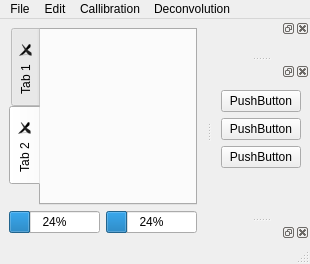
<?xml version="1.0" encoding="UTF-8"?>
<ui version="4.0">
 <class>MainWindow</class>
 <widget class="QMainWindow" name="MainWindow">
  <property name="enabled">
   <bool>true</bool>
  </property>
  <property name="windowTitle">
   <string>Fiets</string>
  </property>
  <property name="tabShape">
   <enum>QTabWidget::Rounded</enum>
  </property>
  <property name="dockOptions">
   <set>QMainWindow::AllowTabbedDocks|QMainWindow::AnimatedDocks</set>
  </property>
  <widget class="QWidget" name="centralwidget">
   <layout class="QVBoxLayout" name="verticalLayout_2">
    <item>
     <layout class="QVBoxLayout" name="verticalLayout">
      <item>
       <widget class="QTabWidget" name="TabImages">
        <property name="baseSize">
         <size>
          <width>800</width>
          <height>600</height>
         </size>
        </property>
        <property name="cursor">
         <cursorShape>CrossCursor</cursorShape>
        </property>
        <property name="mouseTracking">
         <bool>true</bool>
        </property>
        <property name="autoFillBackground">
         <bool>false</bool>
        </property>
        <property name="tabPosition">
         <enum>QTabWidget::West</enum>
        </property>
        <property name="tabShape">
         <enum>QTabWidget::Rounded</enum>
        </property>
        <property name="currentIndex">
         <number>1</number>
        </property>
        <property name="usesScrollButtons">
         <bool>true</bool>
        </property>
        <property name="documentMode">
         <bool>false</bool>
        </property>
        <property name="tabsClosable">
         <bool>true</bool>
        </property>
        <property name="movable">
         <bool>true</bool>
        </property>
        <property name="tabBarAutoHide">
         <bool>false</bool>
        </property>
        <widget class="QWidget" name="tab">
         <attribute name="title">
          <string>Tab 1</string>
         </attribute>
         <layout class="QVBoxLayout" name="verticalLayout_6">
          <item>
           <layout class="QVBoxLayout" name="verticalLayout_5"/>
          </item>
         </layout>
        </widget>
        <widget class="QWidget" name="tab_2">
         <attribute name="title">
          <string>Tab 2</string>
         </attribute>
         <layout class="QVBoxLayout" name="verticalLayout_9">
          <item>
           <layout class="QVBoxLayout" name="verticalLayout_8" stretch="">
            <property name="spacing">
             <number>0</number>
            </property>
           </layout>
          </item>
         </layout>
        </widget>
       </widget>
      </item>
      <item>
       <layout class="QHBoxLayout" name="horizontalLayout">
        <item>
         <widget class="QProgressBar" name="progressBar_2">
          <property name="value">
           <number>24</number>
          </property>
         </widget>
        </item>
        <item>
         <widget class="QProgressBar" name="progressBar">
          <property name="value">
           <number>24</number>
          </property>
         </widget>
        </item>
       </layout>
      </item>
     </layout>
    </item>
   </layout>
  </widget>
  <widget class="QMenuBar" name="menubar">
   <property name="geometry">
    <rect>
     <x>0</x>
     <y>0</y>
     <width>946</width>
     <height>21</height>
    </rect>
   </property>
   <widget class="QMenu" name="menuFile">
    <property name="title">
     <string>File</string>
    </property>
    <addaction name="actionSave_Image"/>
    <addaction name="actionOpen_Image"/>
   </widget>
   <widget class="QMenu" name="menuEdit">
    <property name="title">
     <string>Edit</string>
    </property>
    <addaction name="actionSelect_all"/>
   </widget>
   <widget class="QMenu" name="menuCallibration">
    <property name="title">
     <string>Callibration</string>
    </property>
    <addaction name="actionCallibrate"/>
   </widget>
   <widget class="QMenu" name="menuDeconvolution">
    <property name="title">
     <string>Deconvolution</string>
    </property>
   </widget>
   <addaction name="menuFile"/>
   <addaction name="menuEdit"/>
   <addaction name="menuCallibration"/>
   <addaction name="menuDeconvolution"/>
  </widget>
  <widget class="QStatusBar" name="statusbar"/>
  <widget class="QDockWidget" name="dockWidget">
   <attribute name="dockWidgetArea">
    <number>2</number>
   </attribute>
   <widget class="QWidget" name="dockWidgetContents">
    <property name="baseSize">
     <size>
      <width>20</width>
      <height>0</height>
     </size>
    </property>
    <layout class="QVBoxLayout" name="verticalLayout_11">
     <item>
      <layout class="QVBoxLayout" name="verticalLayout_10"/>
     </item>
    </layout>
   </widget>
  </widget>
  <widget class="QDockWidget" name="dockWidget_2">
   <property name="baseSize">
    <size>
     <width>200</width>
     <height>0</height>
    </size>
   </property>
   <attribute name="dockWidgetArea">
    <number>2</number>
   </attribute>
   <widget class="QWidget" name="dockWidgetContents_2">
    <layout class="QVBoxLayout" name="verticalLayout_4">
     <item>
      <layout class="QVBoxLayout" name="verticalLayout_3">
       <item alignment="Qt::AlignTop">
        <widget class="QPushButton" name="pushButton_2">
         <property name="text">
          <string>PushButton</string>
         </property>
        </widget>
       </item>
       <item alignment="Qt::AlignTop">
        <widget class="QPushButton" name="pushButton_3">
         <property name="sizePolicy">
          <sizepolicy hsizetype="Minimum" vsizetype="Maximum">
           <horstretch>0</horstretch>
           <verstretch>0</verstretch>
          </sizepolicy>
         </property>
         <property name="text">
          <string>PushButton</string>
         </property>
        </widget>
       </item>
       <item>
        <widget class="QPushButton" name="pushButton">
         <property name="sizePolicy">
          <sizepolicy hsizetype="Minimum" vsizetype="Maximum">
           <horstretch>0</horstretch>
           <verstretch>0</verstretch>
          </sizepolicy>
         </property>
         <property name="text">
          <string>PushButton</string>
         </property>
         <property name="checkable">
          <bool>false</bool>
         </property>
         <property name="autoRepeat">
          <bool>false</bool>
         </property>
         <property name="autoExclusive">
          <bool>false</bool>
         </property>
         <property name="autoDefault">
          <bool>false</bool>
         </property>
         <property name="default">
          <bool>false</bool>
         </property>
         <property name="flat">
          <bool>false</bool>
         </property>
        </widget>
       </item>
       <item>
        <spacer name="verticalSpacer">
         <property name="orientation">
          <enum>Qt::Vertical</enum>
         </property>
         <property name="sizeHint" stdset="0">
          <size>
           <width>20</width>
           <height>40</height>
          </size>
         </property>
        </spacer>
       </item>
      </layout>
     </item>
    </layout>
   </widget>
  </widget>
  <widget class="QDockWidget" name="dockWidget_3">
   <attribute name="dockWidgetArea">
    <number>2</number>
   </attribute>
   <widget class="QWidget" name="dockWidgetContents_3"/>
  </widget>
  <action name="actionSave_Image">
   <property name="text">
    <string>Save Image</string>
   </property>
  </action>
  <action name="actionOpen_Image">
   <property name="text">
    <string>Open Image</string>
   </property>
  </action>
  <action name="actionSelect_all">
   <property name="text">
    <string>Select all</string>
   </property>
  </action>
  <action name="actionCallibrate">
   <property name="text">
    <string>Callibrate</string>
   </property>
  </action>
 </widget>
 <resources/>
 <connections/>
</ui>
